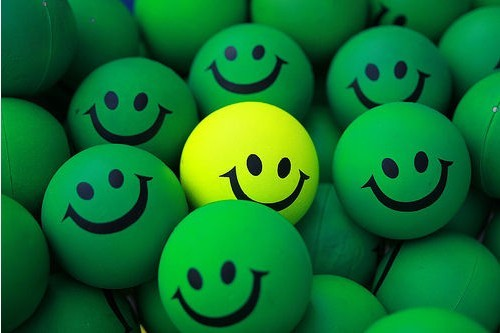
#> input picture test.png, 500 x 333 px
$ python pill.py   (Python 2 division)
#> lines starting #> are read from the running program, lines starting #| are printed output that depends on the picture
from PIL import Image
im = Image.open('test.png')
#> im is the input picture: PIL image 500x333 RGB; mean R, G, B 16.1, 115.6, 45.1
print im.format ,im.size,im.mode
#| JPEG (500, 333) RGB

im.thumbnail((200,100))
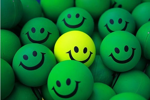
#> im: PIL image 150x100 RGB; mean R, G, B 16, 115.5, 45
im.save('pic.jpg','JPEG')
